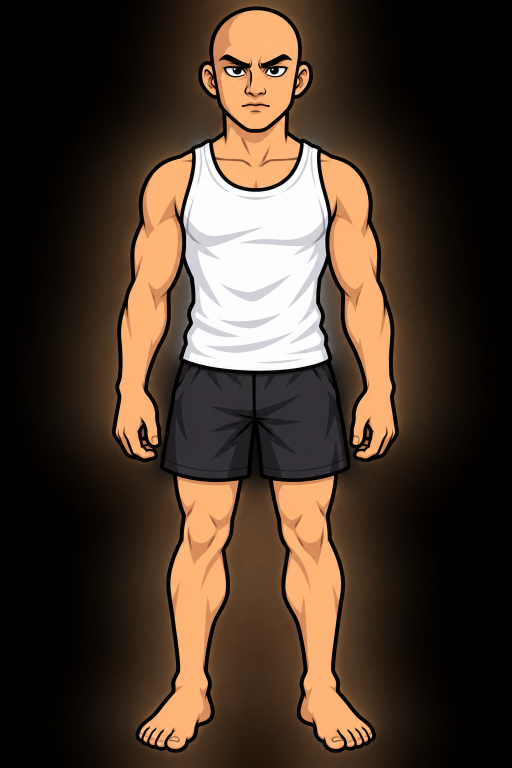
#> input picture tools/trace/reference.png, 1024 x 1536 px (shown at 1/2 size)
$ python trace-character.py
#> lines starting #> are read from the running program, lines starting #| are printed output that depends on the picture; after the words box and inside, x2 and y2 are one past the last pixel; in counts of white or black regions, pixels touching at a corner belong together
import cv2, numpy as np, json
import os; os.chdir(os.path.dirname(os.path.abspath(__file__)))
im=cv2.imread('reference.png'); h,w=im.shape[:2]
#> further down, im is the input picture: shape (1536, 1024, 3); mean B, G, R 43.3, 56.5, 73.1
#> after `h, w = im.shape[:2]`: h = 1536; w = 1024
hsv=cv2.cvtColor(im,cv2.COLOR_BGR2HSV); H,S,V=[hsv[:,:,i].astype(int) for i in range(3)]
#> after `hsv = cv2.cvtColor(im, cv2.COLOR_BGR2HSV)`: hsv: shape (1536, 1024, 3); mean H, S, V 20.6, 119, 73.3
b,g,r=[im[:,:,i].astype(int) for i in range(3)]
K=lambda n: np.ones((n,n),np.uint8)
def fillholes(m):
    c,_=cv2.findContours(m,cv2.RETR_EXTERNAL,cv2.CHAIN_APPROX_NONE); o=np.zeros_like(m); cv2.drawContours(o,c,-1,255,-1); return o
def biggest(m):
    n,lab,st,_=cv2.connectedComponentsWithStats(m); i=1+np.argmax(st[1:,4]); return ((lab==i)*255).astype(np.uint8)
skin=(((H>=5)&(H<=25)&(S>90)&(V>150))*255).astype(np.uint8)
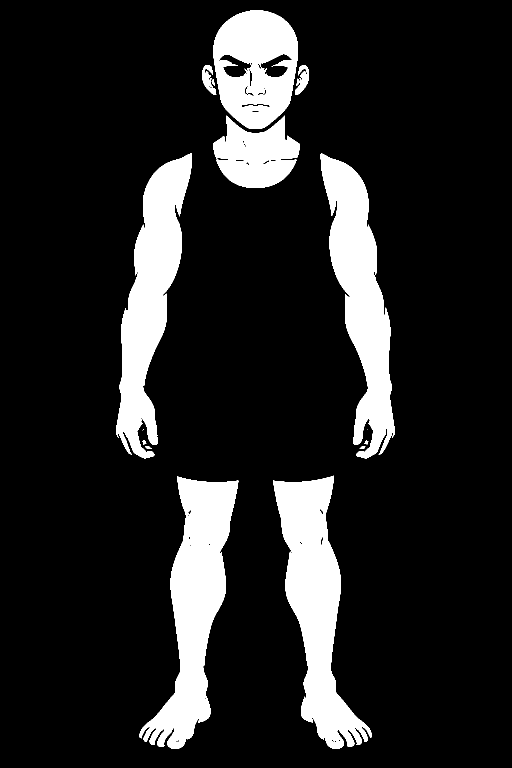
#> skin: shape (1536, 1024) (shown at 1/2 size); 14% white; 16 white regions (2 under 20 px), largest, box (x1, y1, x2, y2) and area: (279, 953, 477, 1498) 45404, (546, 951, 744, 1498) 45377, (232, 306, 384, 917) 41868
shade=(((H>=5)&(H<=25)&(S>90)&(V>150)&(V<235))*255).astype(np.uint8)
#> shade: shape (1536, 1024); 2.4% white; 1029 white regions (956 under 20 px), largest, box (x1, y1, x2, y2) and area: (546, 951, 668, 1180) 4325, (354, 953, 477, 1177) 4306, (659, 389, 735, 763) 4251
white=(((S<40)&(V>170))*255).astype(np.uint8)
#> white: shape (1536, 1024); 6.6% white; 5 white regions (2 under 20 px), largest, box (x1, y1, x2, y2) and area: (367, 286, 656, 741) 103036, (453, 136, 489, 152) 256, (534, 136, 570, 152) 254
neutral=(abs(r-g)<14)&(abs(g-b)<14)
#> neutral: shape (1536, 1024) bool; 65% white; 511 black regions (492 under 20 px), largest, box (x1, y1, x2, y2) and area: (158, 0, 867, 1536) 308181, (546, 951, 745, 1498) 46546, (278, 952, 478, 1498) 46517
sh=((neutral&(V>=12)&(V<110))*255).astype(np.uint8)
#> sh: shape (1536, 1024); 21.7% white; 3376 white regions (3350 under 20 px), largest, box (x1, y1, x2, y2) and area: (656, 0, 942, 1536) 127085, (80, 0, 364, 1536) 125617, (511, 728, 694, 957) 33793
sh=cv2.morphologyEx(sh,cv2.MORPH_OPEN,K(3))
#> sh: shape (1536, 1024); 20.9% white; 31 white regions (19 under 20 px), largest, box (x1, y1, x2, y2) and area: (659, 0, 941, 1536) 124332, (83, 0, 363, 1536) 123035, (511, 729, 694, 957) 33775
n,lab,st,_=cv2.connectedComponentsWithStats(sh); shorts=np.zeros_like(sh)
#> after `n, lab, st, _ = cv2.connectedComponentsWithStats(sh)`:
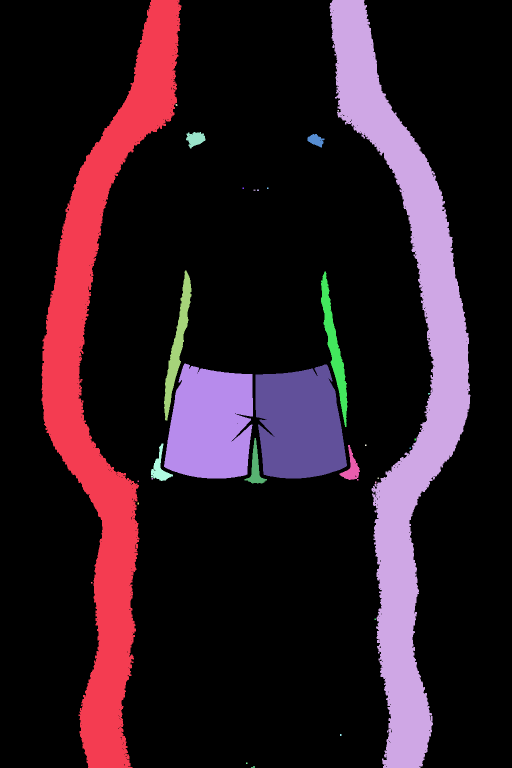
#> lab: shape (1536, 1024) int32 (shown at 1/2 size); 32 distinct labels, from 0 to 31; one colour per label, 0 black
#> after `n, lab, st, _ = cv2.connectedComponentsWithStats(sh)`: n = 32; st = 32 rows, first 6: [0, 0, 1024, 1536, 1243660], [83, 0, 280, 1536, 123035], [659, 0, 282, 1536, 124332], [351, 208, 4, 4, 14], [675, 220, 3, 3, 9], [372, 264, 39, 33, 823]
for i in range(1,n):
    x,y,ww,hh,a=st[i]
    if a>1500 and x>300 and x+ww<730 and y>690 and y+hh<1000: shorts[lab==i]=255
#> this loop made 31 passes
#> (x, y, ww, hh, a) on passes 1 to 12: (83, 0, 280, 1536, 123035), (659, 0, 282, 1536, 124332), (351, 208, 4, 4, 14), (675, 220, 3, 3, 9), (372, 264, 39, 33, 823), (615, 268, 34, 27, 551), (485, 375, 3, 3, 9), (534, 375, 3, 3, 9), (507, 379, 4, 3, 12), (514, 379, 4, 3, 12), (328, 541, 55, 300, 4848), (642, 543, 53, 311, 4873)
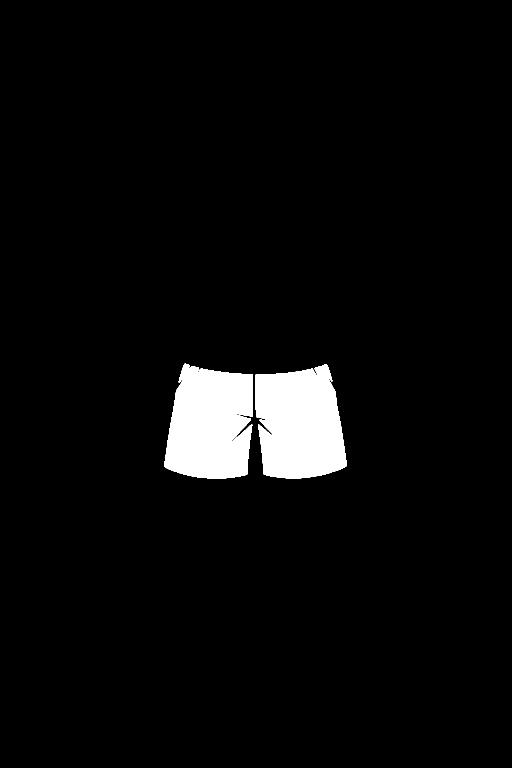
#> shorts: shape (1536, 1024) (shown at 1/2 size); 4.3% white; 2 white regions
shorts=fillholes(cv2.morphologyEx(shorts,cv2.MORPH_CLOSE,K(21)))
#> in fillholes, `c, _ = cv2.findContours(m, cv2.RETR_EXTERNAL, cv2.CHAIN_APPROX_NONE)`: c = 1 contour; box (x1, y1, x2, y2) and area: (328, 727, 694, 957) 68299
#> in fillholes, `c, _ = cv2.findContours(m, cv2.RETR_EXTERNAL, cv2.CHAIN_APPROX_NONE)`: m: shape (1536, 1024); 4.4% white; 1 white region, box (x1, y1, x2, y2) and area: (328, 727, 694, 957) 68891
tank=fillholes(cv2.morphologyEx(biggest(cv2.morphologyEx(white,cv2.MORPH_OPEN,K(3))),cv2.MORPH_CLOSE,K(11)))
#> in biggest, `n, lab, st, _ = cv2.connectedComponentsWithStats(m)`:
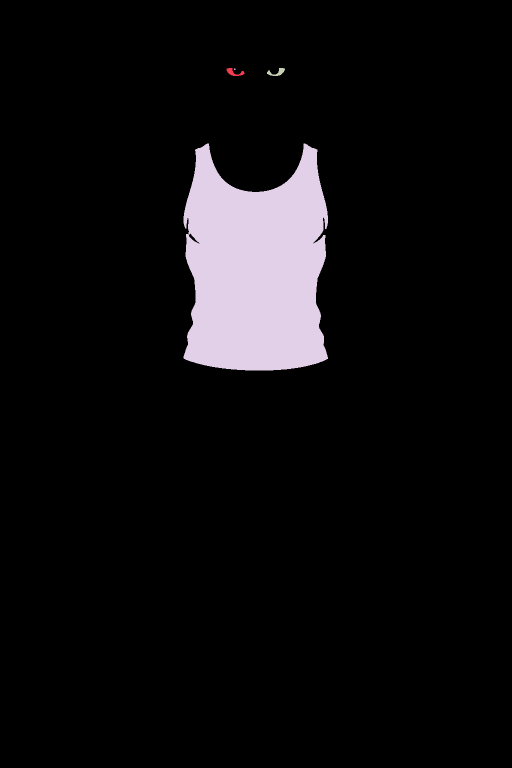
#> lab: shape (1536, 1024) int32 (shown at 1/2 size); 5 distinct labels, from 0 to 4; one colour per label, 0 black
#> in biggest, `n, lab, st, _ = cv2.connectedComponentsWithStats(m)`: n = 5; st = [[0, 0, 1024, 1536, 1469341], [453, 136, 36, 16, 253], [468, 137, 3, 3, 9], [534, 136, 36, 16, 250], [367, 287, 289, 454, 103011]]
#> in biggest, `n, lab, st, _ = cv2.connectedComponentsWithStats(m)`: m: shape (1536, 1024); 6.6% white; 4 white regions (1 under 20 px), largest, box (x1, y1, x2, y2) and area: (367, 287, 656, 741) 103011, (453, 136, 489, 152) 253, (534, 136, 570, 152) 250
#> in biggest, `i = 1 + np.argmax(st[1:, 4])`: i = 4
#> in biggest, `return ((lab == i) * 255).astype(np.uint8)`: returned value: shape (1536, 1024); 6.5% white; 1 white region
#> in fillholes (call 2), `c, _ = cv2.findContours(m, cv2.RETR_EXTERNAL, cv2.CHAIN_APPROX_NONE)`: c = 1 contour; box (x1, y1, x2, y2) and area: (367, 287, 656, 741) 102651
#> in fillholes (call 2), `c, _ = cv2.findContours(m, cv2.RETR_EXTERNAL, cv2.CHAIN_APPROX_NONE)`: m: shape (1536, 1024); 6.6% white; 1 white region, box (x1, y1, x2, y2) and area: (367, 287, 656, 741) 103386
hips=np.zeros_like(skin)
cv2.fillPoly(hips,[np.array([(358,736),(666,736),(676,800),(678,860),(668,930),(662,990),(553,1000),(512,960),(469,1000),(362,990),(354,930),(346,860),(348,800)],np.int32)],255)
#> hips: shape (1536, 1024); 5.2% white; 1 white region, box (x1, y1, x2, y2) and area: (346, 736, 679, 1001) 81978
union=cv2.bitwise_or(cv2.bitwise_or(cv2.morphologyEx(skin,cv2.MORPH_OPEN,K(3)),tank),hips)
#> union: shape (1536, 1024); 25.2% white; 13 white regions, largest, box (x1, y1, x2, y2) and area: (279, 287, 744, 1498) 267603, (232, 307, 384, 917) 41811, (641, 307, 790, 917) 41611
sil=fillholes(biggest(cv2.morphologyEx(union,cv2.MORPH_CLOSE,K(17))))
#> in biggest (call 2), `n, lab, st, _ = cv2.connectedComponentsWithStats(m)`:
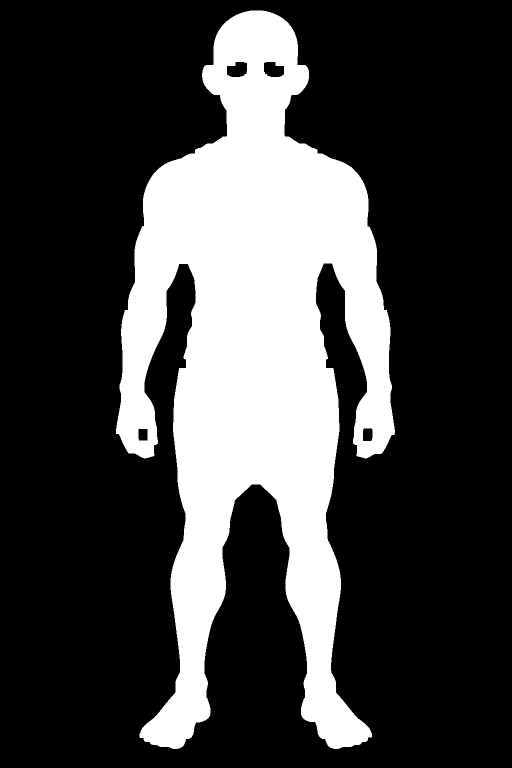
#> lab: shape (1536, 1024) int32 (shown at 1/2 size); values 0 (black) and 1 (white), 26.3% white; 1 white region, box (x1, y1, x2, y2) and area: (232, 21, 790, 1498) 413013
#> in biggest (call 2), `n, lab, st, _ = cv2.connectedComponentsWithStats(m)`: n = 2; st = [[0, 0, 1024, 1536, 1159851], [232, 21, 558, 1477, 413013]]
#> in biggest (call 2), `n, lab, st, _ = cv2.connectedComponentsWithStats(m)`: m: shape (1536, 1024); 26.3% white; 1 white region
#> in biggest (call 2), `i = 1 + np.argmax(st[1:, 4])`: i = 1
#> in fillholes (call 3), `c, _ = cv2.findContours(m, cv2.RETR_EXTERNAL, cv2.CHAIN_APPROX_NONE)`: c = 1 contour; box (x1, y1, x2, y2) and area: (232, 21, 790, 1498) 412732
#> in fillholes (call 3), `cv2.drawContours(o, c, -1, 255, -1)`: o: shape (1536, 1024); 26.4% white; 1 white region, box (x1, y1, x2, y2) and area: (232, 21, 790, 1498) 415844
# regions grow a little under their own outline so fills meet the line art without gaps
grow=lambda m,n=7: cv2.bitwise_and(cv2.dilate(m,K(n)),cv2.dilate(sil,K(9)))
silg=cv2.dilate(sil,K(7))
#> silg: shape (1536, 1024); 27.9% white; 1 white region, box (x1, y1, x2, y2) and area: (229, 18, 793, 1501) 439232
# smooth the outer silhouette (anti-aliased straps left jaggies on the shoulders)
silg=(cv2.GaussianBlur(silg,(0,0),4)>127).astype(np.uint8)*255
#> silg: shape (1536, 1024); 27.9% white; 1 white region, box (x1, y1, x2, y2) and area: (229, 18, 793, 1501) 439233
tankg=grow(tank); shortsg=grow(shorts)
#> after `tankg = grow(tank)`: tankg: shape (1536, 1024); 6.9% white; 1 white region, box (x1, y1, x2, y2) and area: (364, 284, 659, 744) 108882
#> after `shortsg = grow(shorts)`: shortsg: shape (1536, 1024); 4.5% white; 1 white region, box (x1, y1, x2, y2) and area: (342, 724, 683, 960) 70195
inS=cv2.erode(shorts,K(9))>0
#> inS: shape (1536, 1024) bool; 4% white; 1 white region, box (x1, y1, x2, y2) and area: (333, 733, 689, 953) 63433
lines=((((V<62)&~inS)|((V<26)&inS))&(cv2.dilate(sil,K(19))>0))
#> lines: shape (1536, 1024) bool; 4.9% white; 16 white regions (3 under 20 px), largest, box (x1, y1, x2, y2) and area: (224, 13, 798, 1506) 74773, (438, 109, 503, 154) 1087, (522, 109, 584, 154) 1078
lines=(lines*255).astype(np.uint8)
lines=cv2.morphologyEx(lines,cv2.MORPH_OPEN,np.ones((2,2),np.uint8))
#> lines: shape (1536, 1024); 4.9% white; 27 white regions (16 under 20 px), largest, box (x1, y1, x2, y2) and area: (225, 14, 799, 1507) 74584, (523, 110, 583, 155) 1056, (441, 110, 504, 154) 1027
# classify line pixels by the nearest coloured region
dt=lambda m: cv2.distanceTransform(255-m,cv2.DIST_L2,3)
dS=dt(cv2.morphologyEx(skin,cv2.MORPH_OPEN,K(3))); dT=dt(tank); dH=dt(shorts)
#> after `dH = dt(shorts)`:
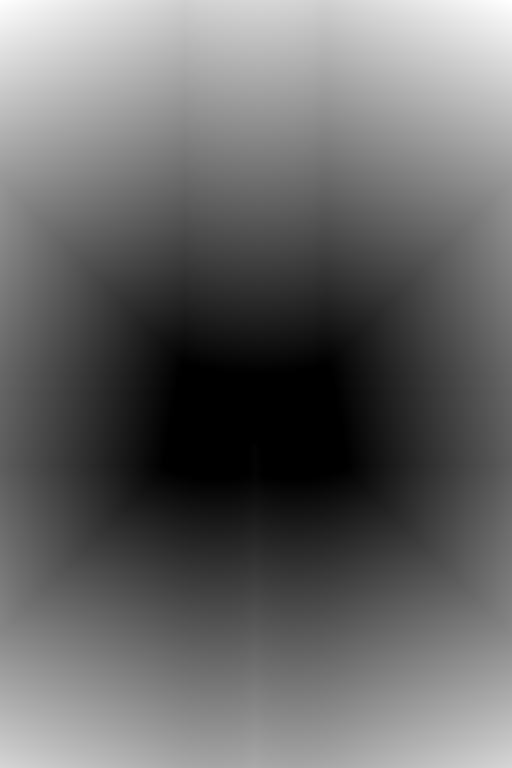
#> dH: shape (1536, 1024) float32 (shown at 1/2 size); min 0, max 849.5, mean 345.6; drawn with min black and max white
L=lines>0
own=np.argmin(np.stack([dS,dT,dH]),axis=0)
#> own: shape (1536, 1024) int64; 3 distinct labels, from 0 to 2
# lines that border both skin and clothing: the clothing owns them (it is on top)
near=lambda d: d<14
line_tank=L&(near(dT))&~( (dS<dT-6) )
#> line_tank: shape (1536, 1024) bool; 0.78% white; 1 white region, box (x1, y1, x2, y2) and area: (357, 278, 666, 755) 12320
line_sh=L&near(dH)&~line_tank&~(dS<dH-6)
#> line_sh: shape (1536, 1024) bool; 0.82% white; 26 white regions (15 under 20 px), largest, box (x1, y1, x2, y2) and area: (346, 755, 679, 966) 8063, (652, 728, 689, 890) 2326, (338, 728, 373, 884) 2135
line_skin=L&~line_tank&~line_sh
#> line_skin: shape (1536, 1024) bool; 3.3% white; 48 white regions (32 under 20 px), largest, box (x1, y1, x2, y2) and area: (271, 919, 753, 1507) 21128, (641, 302, 799, 927) 10395, (225, 302, 384, 926) 9845
tank_shade=(((S<40)&(V>150)&(V<235))*255).astype(np.uint8); tank_shade=cv2.bitwise_and(tank_shade,tank)
#> after `tank_shade = (((S < 40) & (V > 150) & (V < 235)) * 255).astype(np.uint`: tank_shade: shape (1536, 1024); 1.5% white; 217 white regions (206 under 20 px), largest, box (x1, y1, x2, y2) and area: (367, 393, 525, 722) 9001, (480, 395, 656, 722) 7848, (411, 664, 585, 706) 1840
#> after `tank_shade = cv2.bitwise_and(tank_shade, tank)`: tank_shade: shape (1536, 1024); 1.5% white; 173 white regions (164 under 20 px), largest, box (x1, y1, x2, y2) and area: (367, 393, 525, 722) 8919, (480, 395, 656, 722) 7770, (411, 664, 585, 706) 1840
sh_dark=cv2.bitwise_and(((neutral&(V<44)&(V>=26))*255).astype(np.uint8),shorts)
#> sh_dark: shape (1536, 1024); 1.2% white; 58 white regions (50 under 20 px), largest, box (x1, y1, x2, y2) and area: (328, 783, 506, 956) 8332, (512, 780, 693, 956) 7442, (381, 735, 505, 782) 1161
eyesw=cv2.bitwise_and(white,cv2.bitwise_not(tank)); eyesw[300:]=0
#> after `eyesw = cv2.bitwise_and(white, cv2.bitwise_not(tank))`: eyesw: shape (1536, 1024); 0.03% white; 11 white regions (9 under 20 px), largest, box (x1, y1, x2, y2) and area: (453, 136, 489, 152) 256, (534, 136, 570, 152) 254
# parts for clothes
yy,xx=np.mgrid[0:h,0:w]
arms=cv2.bitwise_and(silg,((((xx<392)|(xx>632))&(yy>300)&(yy<880))*255).astype(np.uint8))
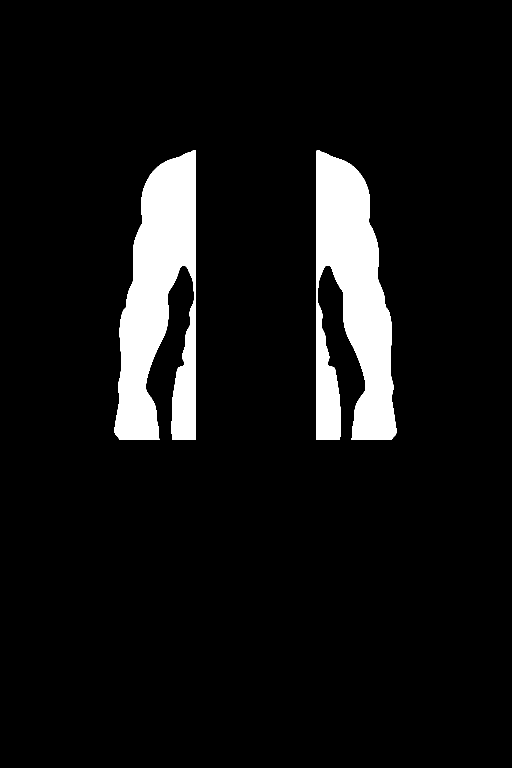
#> arms: shape (1536, 1024) (shown at 1/2 size); 7.6% white; 2 white regions
legs=cv2.bitwise_and(silg,(((yy>900)&(yy<1392)&(xx>330)&(xx<700))*255).astype(np.uint8))
def hull(m):
    pts=cv2.findNonZero(m); o=np.zeros_like(m)
#> after `pts = cv2.findNonZero(m)`: pts = contour of 50325 points, box (x1, y1, x2, y2) (338, 901, 512, 1392), area 10086
    if pts is not None: cv2.fillPoly(o,[cv2.convexHull(pts)],255)
    return o
legL=legs.copy(); legL[:, 512:]=0; legR=legs.copy(); legR[:, :512]=0
jeans=cv2.bitwise_or(cv2.bitwise_or(hull(legL),hull(legR)),cv2.dilate(hips,K(5)))
feet=cv2.bitwise_and(silg,((yy>1384)*255).astype(np.uint8))
head=cv2.bitwise_and(silg,(((yy<300)&(xx>380)&(xx<640))*255).astype(np.uint8))
def path(m,eps=1.2,minarea=6):
#> called with eps = 1.5, minarea = 200
    m=(m>0).astype(np.uint8)*255
    cs,_=cv2.findContours(m,cv2.RETR_CCOMP,cv2.CHAIN_APPROX_NONE)
#> cs = 1 contour; box (x1, y1, x2, y2) and area: (229, 18, 793, 1501) 436178
    out=[]
    for c in cs:
        if abs(cv2.contourArea(c))<minarea: continue
        a=cv2.approxPolyDP(c,eps,True).reshape(-1,2)
        if len(a)<3: continue
        out.append('M'+' '.join(f'{x} {y}' for x,y in a)+'Z')
#> this loop made 1 pass
#> after the loop, out = 1 item
    return ''.join(out)
def tr(m): return (m>0).astype(np.uint8)*255
data={
 'SIL':path(silg,1.5,200),
 'SHADE':path(cv2.bitwise_and(cv2.morphologyEx(shade,cv2.MORPH_OPEN,K(3)),cv2.bitwise_not(cv2.bitwise_or(tank,shorts))),1.5,30),
 'LINES_SKIN':path(tr(line_skin),0.9,4),
 'EYES_WHITE':path(cv2.dilate(eyesw,K(3)),1,10),
 'SHORTS':path(shortsg,1.5,200),
 'SHORTS_DARK':path(sh_dark,1.2,10),
 'LINES_SHORTS':path(tr(line_sh),0.9,4),
 'TANK':path(tankg,1.5,200),
 'TANK_SHADE':path(cv2.morphologyEx(tank_shade,cv2.MORPH_OPEN,K(3)),1.5,30),
 'LINES_TANK':path(tr(line_tank),0.9,4),
 'ARMS':path(arms,1.5,200),
 'JEANS':path(jeans,1.5,200),
 'FEET':path(feet,1.5,100),
 'HEAD':path(head,1.5,200),
}
#> in path (call 2), `cs,_=cv2.findContours(m,cv2.RETR_CCOMP,cv2.CHAIN_APPROX_NONE)`: cs = 84 contours, 27 with area under 20; largest, box (x1, y1, x2, y2) and area: (659, 393, 734, 752) 3672, (289, 392, 364, 753) 3610, (427, 27, 481, 228) 3026, (355, 954, 477, 1128) 3018, (546, 952, 668, 1128) 3013
#> the loop in path (call 2), `for c in cs:` made 84 passes
#> a on passes 16, 22, 23, 41: [[345, 1472], [345, 1474], [358, 1477], [355, 1473]], [[661, 1373], [670, 1381], [671, 1373], [668, 1375]], [[362, 1372], [351, 1376], [351, 1382], [361, 1375]], [[779, 875], [770, 877], [760, 907], [765, 904]]
#> c on pass 55: [[731, 457], [732, 456], [733, 457], [732, 458]]
#> in path (call 3), `cs,_=cv2.findContours(m,cv2.RETR_CCOMP,cv2.CHAIN_APPROX_NONE)`: cs = 64 contours, 42 with area under 20; largest, box (x1, y1, x2, y2) and area: (397, 14, 627, 316) 41144, (426, 20, 599, 260) 32378, (271, 919, 753, 1507) 18381, (641, 302, 799, 927) 9157, (225, 302, 384, 926) 8830
#> in path (call 4), `cs,_=cv2.findContours(m,cv2.RETR_CCOMP,cv2.CHAIN_APPROX_NONE)`: cs = 6 contours, 4 with area under 20; largest, box (x1, y1, x2, y2) and area: (452, 135, 490, 153) 357, (533, 135, 571, 153) 334
#> in path (call 5), `cs,_=cv2.findContours(m,cv2.RETR_CCOMP,cv2.CHAIN_APPROX_NONE)`: cs = 1 contour; box (x1, y1, x2, y2) and area: (342, 724, 683, 960) 69603
#> in path (call 6), `cs,_=cv2.findContours(m,cv2.RETR_CCOMP,cv2.CHAIN_APPROX_NONE)`: cs = 67 contours, 58 with area under 20; largest, box (x1, y1, x2, y2) and area: (328, 783, 506, 956) 7648, (512, 780, 693, 956) 6686, (381, 735, 505, 782) 960, (511, 737, 632, 816) 727, (629, 729, 665, 767) 336
#> in path (call 7), `cs,_=cv2.findContours(m,cv2.RETR_CCOMP,cv2.CHAIN_APPROX_NONE)`: cs = 30 contours, 23 with area under 20; largest, box (x1, y1, x2, y2) and area: (346, 755, 679, 966) 7352, (652, 728, 689, 890) 2158, (338, 728, 373, 884) 1970, (319, 872, 326, 900) 80, (698, 879, 704, 900) 37, (315, 901, 319, 923) 22, (629, 742, 636, 752) 22
#> in path (call 8), `cs,_=cv2.findContours(m,cv2.RETR_CCOMP,cv2.CHAIN_APPROX_NONE)`: cs = 1 contour; box (x1, y1, x2, y2) and area: (364, 284, 659, 744) 108135
#> in path (call 9), `cs,_=cv2.findContours(m,cv2.RETR_CCOMP,cv2.CHAIN_APPROX_NONE)`: cs = 15 contours, 1 with area under 20; largest, box (x1, y1, x2, y2) and area: (367, 410, 517, 720) 8198, (485, 407, 656, 721) 7011, (416, 667, 578, 706) 1655, (449, 553, 575, 603) 1587, (445, 630, 555, 657) 1041
#> in path (call 10), `cs,_=cv2.findContours(m,cv2.RETR_CCOMP,cv2.CHAIN_APPROX_NONE)`: cs = 3 contours, 1 with area under 20; largest, box (x1, y1, x2, y2) and area: (357, 278, 666, 755) 115776, (366, 285, 659, 744) 104972
#> in path (call 11), `cs,_=cv2.findContours(m,cv2.RETR_CCOMP,cv2.CHAIN_APPROX_NONE)`: cs = 2 contours; box (x1, y1, x2, y2) and area: (229, 301, 392, 880) 59151, (633, 301, 793, 880) 58286
#> in path (call 12), `cs,_=cv2.findContours(m,cv2.RETR_CCOMP,cv2.CHAIN_APPROX_NONE)`: cs = 1 contour; box (x1, y1, x2, y2) and area: (338, 734, 685, 1392) 181984
#> in path (call 13), `cs,_=cv2.findContours(m,cv2.RETR_CCOMP,cv2.CHAIN_APPROX_NONE)`: cs = 2 contours; box (x1, y1, x2, y2) and area: (599, 1385, 747, 1501) 11215, (276, 1385, 424, 1501) 11204
#> in path (call 14), `cs,_=cv2.findContours(m,cv2.RETR_CCOMP,cv2.CHAIN_APPROX_NONE)`: cs = 1 contour; box (x1, y1, x2, y2) and area: (387, 18, 638, 300) 45580
for k,v in data.items(): print(k,len(v))
#> this loop made 14 passes
#| SIL 2024
#| SHADE 4485
#| LINES_SKIN 9007
#| EYES_WHITE 267
#| SHORTS 321
#| SHORTS_DARK 1786
#| LINES_SHORTS 1406
#| TANK 489
#> (further printed lines are left out)
print('total',sum(len(v) for v in data.values()))
#| total 24765
json.dump(data,open('paths.json','w'))
dbg=np.full((h,w,3),40,np.uint8)
dbg[silg>0]=(119,180,252); dbg[shade>0]=(91,139,210); dbg[tankg>0]=(250,250,250); dbg[shortsg>0]=(70,60,60)
dbg[line_skin]=(0,0,0); dbg[line_tank]=(255,0,0); dbg[line_sh]=(0,0,255)
cv2.imwrite('cls.png',cv2.resize(dbg,(512,768)))
